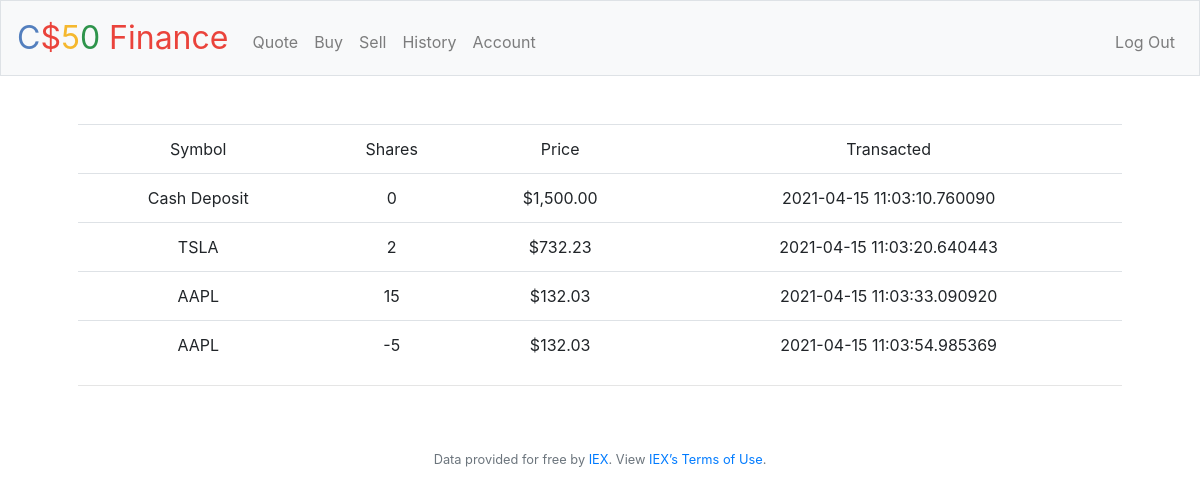
The app's page /history (signed in) with its own data.
### tables this page shows
CREATE TABLE history (
id integer primary key autoincrement,
user TEXT NOT NULL,
user_pk int NOT NULL,
timestamp TEXT NOT NULL,
symbol TEXT NOT NULL,
delta_shares int NOT NULL,
price_share REAL NOT NULL
);

### application.py (the view)
@app.route("/history")
@login_required
def history():
    transactions = db.execute("SELECT * FROM history WHERE user_pk=?", session.get("user_id"))
    return render_template("history.html", trans=transactions)

### application.py (called while the page is built)
@app.after_request
def after_request(response):
    response.headers["Cache-Control"] = "no-cache, no-store, must-revalidate"
    response.headers["Expires"] = 0
    response.headers["Pragma"] = "no-cache"
    return response

### helpers.py (called while the page is built)
def login_required(f):
    @wraps(f)
    def decorated_function(*args, **kwargs):
        if session.get("user_id") is None:
            return redirect("/login")
        return f(*args, **kwargs)
    return decorated_function

def usd(value):
    return f"${value:,.2f}"

### templates/history.html (shortened to what this page needs)
{% extends "layout.html" %}
{% block main %}
    <form action="/history" method="get">
    <div class="table-hover">
        <table class="table">
            <thead>
                <td scope="col">Symbol</td>
                <td scope="col">Shares</td>
                <td scope="col">Price</td>
                <td scope="col">Transacted</td>
            </thead>
            <tbody>
                {% for tran in trans %}
                <tr>
                        <td>{{ tran.symbol }}</td>
                        <td>{{ tran.delta_shares }}</td>
                        <td>{{ tran.price_share | usd }}</td>
                        <td>{{ tran.timestamp }}</td>
                </tr>
                {% endfor %}
            </tbody>
        </table>
    </div>
    </form>
    <hr>
{% endblock %}

### records on screen
history: symbol "Cash Deposit", delta_shares "0", price_share "$1,500.00", timestamp "2021-04-15 11:03:10.760090"
history: symbol "TSLA", delta_shares "2", price_share "$732.23", timestamp "2021-04-15 11:03:20.640443"
history: symbol "AAPL", delta_shares "15", price_share "$132.03", timestamp "2021-04-15 11:03:33.090920"
history: symbol "AAPL", delta_shares "-5", price_share "$132.03", timestamp "2021-04-15 11:03:54.985369"
